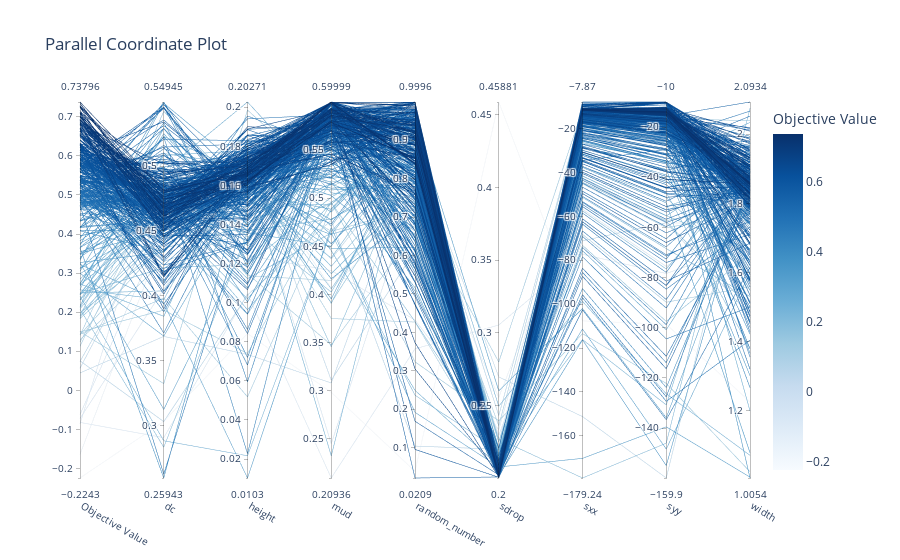

Notebook cell for this chart:
### Code cell
# Plot parallel coordinate plot
plot_parallel_coordinate = vis.plot_parallel_coordinate(study)
plot_parallel_coordinate.show()

### Figure 1 — Plotly figure (JSON) as saved in the notebook; plotly's stock layout.template omitted (floating-point values rounded to 4 significant figures; data arrays with more than 128 entries replaced by an {"elided": "..."} marker saying what was removed)
{"data": [{"dimensions": [{"label": "Objective Value", "range": [-0.2243, 0.738], "values": {"elided": "400 float values"}}, {"label": "dc", "range": [0.2594, 0.5494], "values": {"elided": "400 float values"}}, {"label": "height", "range": [0.0103, 0.2027], "values": {"elided": "400 float values"}}, {"label": "mud", "range": [0.2094, 0.6], "values": {"elided": "400 float values"}}, {"label": "random_number", "range": [0.02091, 0.9996], "values": {"elided": "400 float values"}}, {"label": "sdrop", "range": [0.2, 0.4588], "values": {"elided": "400 float values"}}, {"label": "sxx", "range": [-179.2, -7.868], "values": {"elided": "400 float values"}}, {"label": "syy", "range": [-159.9, -10.0], "values": {"elided": "400 float values"}}, {"label": "width", "range": [1.005, 2.093], "values": {"elided": "400 float values"}}], "labelangle": 30, "labelside": "bottom", "line": {"color": {"elided": "400 float values"}, "colorbar": {"title": {"text": "Objective Value"}}, "colorscale": [[0, "rgb(247,251,255)"], [0.125, "rgb(222,235,247)"], [0.25, "rgb(198,219,239)"], [0.375, "rgb(158,202,225)"], [0.5, "rgb(107,174,214)"], [0.625, "rgb(66,146,198)"], [0.75, "rgb(33,113,181)"], [0.875, "rgb(8,81,156)"], [1, "rgb(8,48,107)"]], "reversescale": false, "showscale": true}, "type": "parcoords"}], "layout": {"title": {"text": "Parallel Coordinate Plot"}}}
